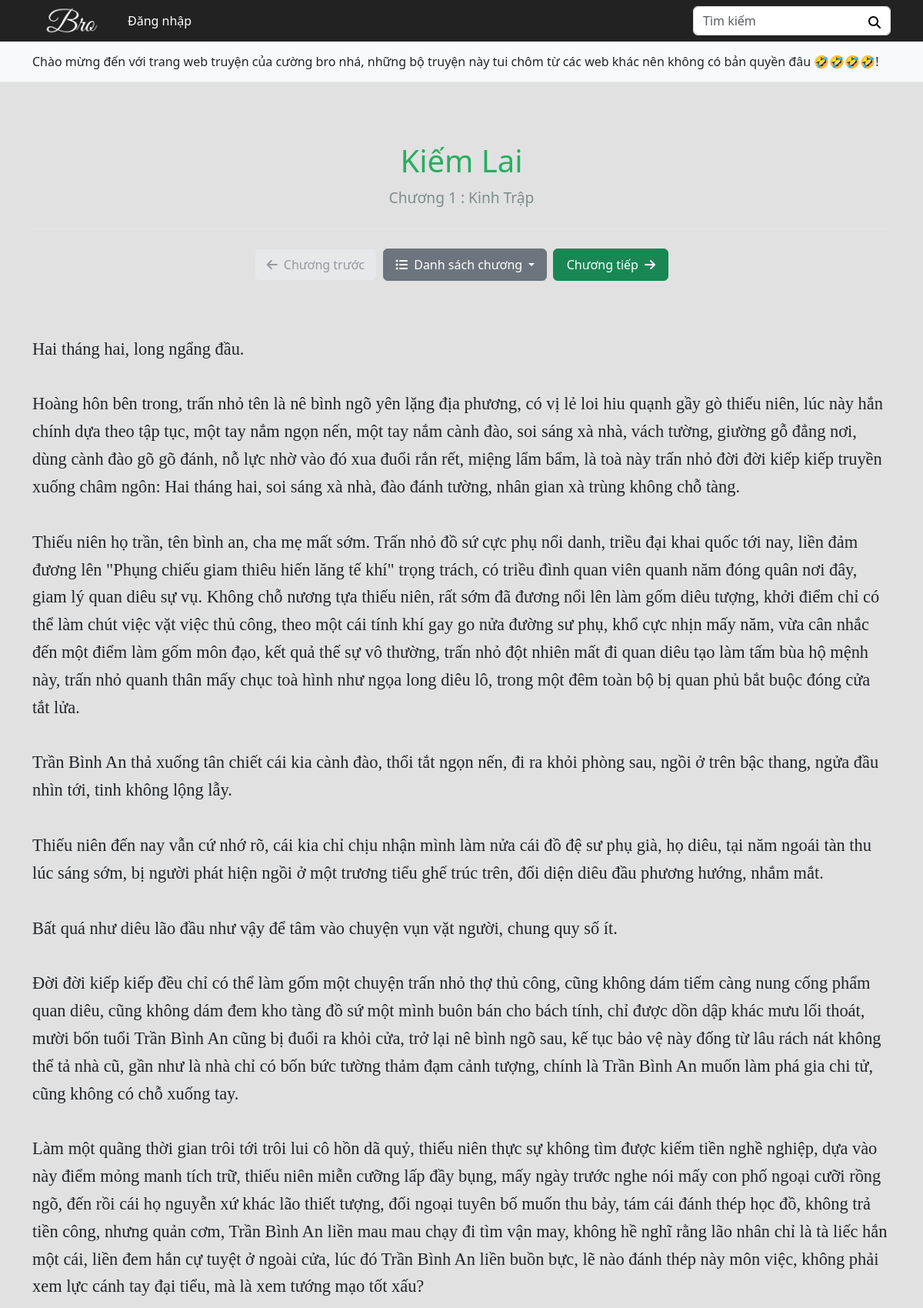
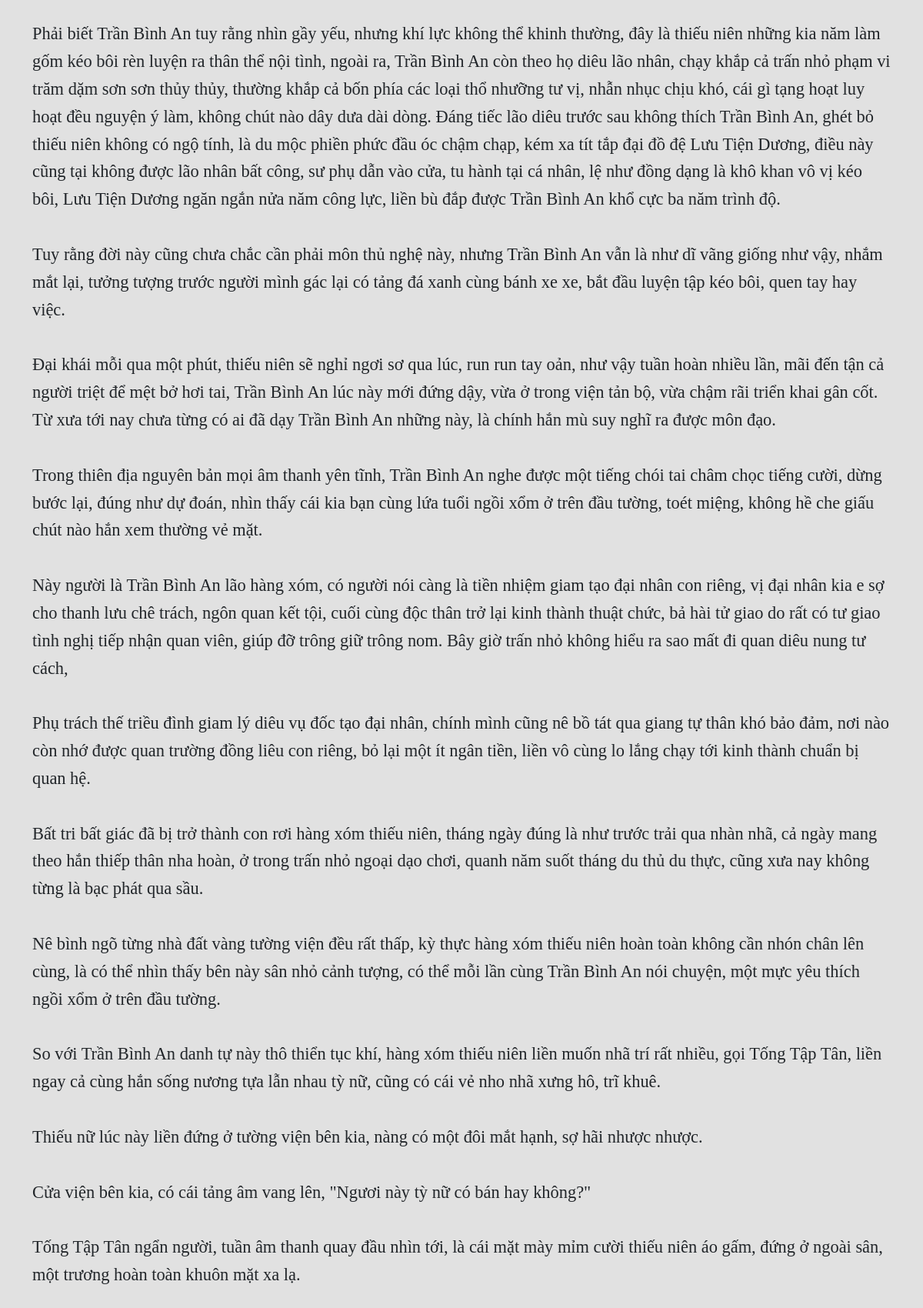
The app's page /html/chapter.php?id=19 (upper part) with its own data (2 pictures, top to bottom).
### tables this page shows
CREATE TABLE `data_thong_bao` (
  `id` int(11) NOT NULL,
  `noi_dung_tb` text NOT NULL
);

CREATE TABLE `data_truyen` (
  `id` int(11) NOT NULL,
  `id_nguoi_dang` int(11) NOT NULL,
  `ten_truyen` text NOT NULL,
  `image_truyen` text NOT NULL,
  `gioi_thieu` text NOT NULL,
  `trang_thai` int(11) NOT NULL DEFAULT 1,
  `tac_gia` int(11) NOT NULL,
  `so_chuong` int(11) NOT NULL DEFAULT 0,
  `the_loai` int(11) NOT NULL,
  `truyen_hot` int(11) NOT NULL DEFAULT 0,
  `view_truyen` int(11) NOT NULL DEFAULT 0,
  `de_cu` int(11) NOT NULL DEFAULT 0,
  `yeu_thich` int(11) NOT NULL DEFAULT 0,
  `time_up_truyen` datetime NOT NULL DEFAULT current_timestamp(),
  `time_update` datetime NOT NULL DEFAULT current_timestamp()
);

CREATE TABLE `data_chapter` (
  `id` int(11) NOT NULL,
  `id_truyen` int(11) NOT NULL,
  `ten_chapter` text NOT NULL,
  `noi_dung` text NOT NULL,
  `id_chapter` int(11) NOT NULL,
  `time_up` datetime NOT NULL DEFAULT current_timestamp()
);

### html/chapter.php (the view, shortened to what this page needs)
<!DOCTYPE html>
<html lang="en">
<head>
    <link href="../css/bootstrap.min.css" rel="stylesheet">
    <link rel="stylesheet" href="../css/app.css">
    <link href="https://cdn.jsdelivr.net/npm/bootstrap@5.3.0/dist/css/bootstrap.min.css" rel="stylesheet">
</head>
<body>
<?php
    $id = $_GET['id'];
    include '../php/db_connection.php';
    $sql = "SELECT * FROM data_chapter WHERE id = $id";
    $result = $conn->query($sql);
    if($result->num_rows > 0){
        $row = $result->fetch_assoc();
        $name_chapter = $row['ten_chapter'];
        $noi_dung = nl2br($row['noi_dung']);
        $id_chapter = $row['id_chapter'];
        $id_truyen = $row['id_truyen'];
    }
    $sql_story = "SELECT * FROM data_truyen WHERE id = $id_truyen";
    $result_story = $conn->query($sql_story);
    $story = $result_story->fetch_assoc();
    $prev_chapter = null;
    $next_chapter = null;
    $sql_next = "SELECT id, ten_chapter FROM data_chapter
                WHERE id_truyen = $id_truyen AND id_chapter > $id_chapter
                ORDER BY id_chapter ASC LIMIT 1";
    $result_next = $conn->query($sql_next);
    if($result_next->num_rows > 0) {
        $next_data = $result_next->fetch_assoc();
        $next_chapter = $next_data['id'];
        $next_chapter_name = $next_data['ten_chapter'];
    }
    $sql_view = "UPDATE data_truyen SET view_truyen = view_truyen + 1 WHERE id = $id_truyen";
    $conn->query($sql_view);
?>
    <header class="header d-none d-lg-block">
        <nav class="navbar navbar-expand-lg navbar-dark header__navbar p-md-0">
            <div class="container">
                <a class="navbar-brand" href="home.php">
                    <img src="../images/logo/logo.png" alt="" srcset="" class="img-fluid" style="width: 100px;">
                </a>
                <div class="collapse navbar-collapse" id="navbarSupportedContent">
                    <ul class="navbar-nav me-auto mb-2 mb-lg-0">
                        <?php
                            if (!isset($_SESSION['id'])) {
                                echo '<li class="nav-item dropdown">';
                                echo '<a href="login.php" class="nav-link" role="button" aria-expanded="false">';
                                echo 'Đăng nhập';
                                echo '</a></li>';
                            }
                        ?>
                    </ul>
                    <div class="form-check form-switch me-3 d-flex align-items-center">
                    </div>
                    <form class="d-flex header__form-search" action="search.php" method="GET">
                        <input class="form-control search-story" type="text" placeholder="Tìm kiếm" name="key" value="">
                        <button class="btn" type="submit">
                        </button>
                    </form>
                </div>
            </div>
        </nav>
    </header>
    <div class="bg-light header-bottom">
        <div class="container py-1">
            <p class="mb-0">
                <?php
                    $sql = "SELECT * FROM data_thong_bao";
                    $result = $conn->query($sql);
                    if($result->num_rows > 0) {
                        while($row = $result->fetch_assoc()) {
                            echo nl2br($row['noi_dung_tb']);
                        }
                    } else {
                        echo "Hiện không có thông báo nào!";
                    }
                ?>
            </p>
        </div>
    </div>
    <main>
        <div class="chapter-wrapper container my-5">
            <div class="text-center">
                <h1 class="story-title"><?php echo htmlspecialchars($story['ten_truyen']); ?></h1>
                <p class="chapter-name"><?php echo htmlspecialchars($name_chapter); ?></p>
            </div>
            <hr class="chapter-divider">
            <div class="chapter-nav text-center mb-4">
                <div class="d-flex align-items-center justify-content-center flex-wrap">
                    <?php if($prev_chapter): ?>
                        <a class="btn btn-success me-2 chapter-nav-btn"
                           href="chapter.php?id=<?php echo $prev_chapter; ?>"
                           title="<?php echo htmlspecialchars($prev_chapter_name); ?>">
                            <i class="fas fa-arrow-left me-1"></i> Chương trước
                        </a>
                    <?php else: ?>
                        <button class="btn disabled-nav-btn me-2 chapter-nav-btn" disabled>
                            <i class="fas fa-arrow-left me-1"></i> Chương trước
                        </button>
                    <?php endif; ?>
                    <div class="dropdown me-2">
                        <button class="btn btn-secondary dropdown-toggle chapter-nav-btn" type="button"
                                id="chapterDropdown" data-bs-toggle="dropdown" aria-expanded="false">
                            <i class="fas fa-list-ul me-1"></i> Danh sách chương
                        </button>
                    </div>
                    <?php if($next_chapter): ?>
                        <a class="btn btn-success chapter-nav-btn"
                           href="chapter.php?id=<?php echo $next_chapter; ?>"
                           title="<?php echo htmlspecialchars($next_chapter_name); ?>">
                            Chương tiếp <i class="fas fa-arrow-right ms-1"></i>
                        </a>
                    <?php else: ?>
                        <button class="btn disabled-nav-btn chapter-nav-btn" disabled>
                            Chương tiếp <i class="fas fa-arrow-right ms-1"></i>
                        </button>
                    <?php endif; ?>
                </div>
            </div>
            <hr class="chapter-divider">
            <div class="chapter-content mb-5">
                <?php echo $noi_dung; ?>
            </div>
        </div>
    </main>
</body>
</html>

### css/app.css (style rules this page uses)
:root { --color-primary:#222;--color-primary-hover:#2f566d }
html { scroll-behavior:smooth }
body { font-family:Roboto Condensed,sans-serif }
main { background:#e1e1e1;padding:30px 0 }
:root { --item-width:210px;--item-height:390px;--item-padding:20px;--item-skeleton:linear-gradient(#fff var(--item-height),transparent 0);--picture-height:175px;--picture-width:120px;--picture-position:center var(--item-padding);--picture-skeleton:linear-gradient(#eee var(--picture-height),transparent 0);--title-height:15px;--title-width:85%;--title-position:center calc(var(--picture-height) + var(--title-height) + 15px);--title-skeleton:linear-gradient(#eee var(--title-height),transparent 0);--author-height:15px;--author-width:70%;--author-position:center calc(var(--picture-height) + var(--title-height) + var(--author-height) + 30px);--author-skeleton:linear-gradient(#eee var(--title-height),transparent 0);--rating-height:15px;--rating-width:50%;--rating-position:center calc(var(--picture-height) + var(--title-height) + var(--author-height) + var(--rating-height) + 45px);--rating-skeleton:linear-gradient(#eee var(--title-height),transparent 0);--type-height:15px;--type-width:30%;--type-position:center calc(var(--picture-height) + var(--title-height) + var(--author-height) + var(--rating-height) + var(--type-height) + 60px);--type-skeleton:linear-gradient(#eee var(--title-height),transparent 0);--price-height:15px;--price-width:40%;--price-position:center calc(var(--picture-height) + var(--title-height) + var(--author-height) + var(--rating-height) + var(--type-height) + var(--price-height) + 75px);--price-skeleton:linear-gradient(#eee var(--title-height),transparent 0);--blur-width:150px;--blur-size:var(--blur-width) var(--item-height) }
.header__navbar { background-color:var(--color-primary) }
.header__navbar .nav-item { margin-right:16px }
.header__navbar .nav-link { color:#fff }
@media (min-width:768px) { .header__navbar .nav-link { padding:15px 0 } }
.header__form-search { position:relative }
.header__form-search button[type=submit] { position:absolute;right:0 }
.header-bottom { box-shadow:0 0 6px rgba(0,0,0,.3) }

### html/chapter.php (style rules this page uses)
.chapter-content { font-size: 1.4em; font-family: 'Arial, sans-serif'; line-height: 1.6; padding: 20px 0; }
.chapter-nav-btn { min-width: 150px; padding: 8px 15px; }
.disabled-nav-btn { background-color: #e9ecef !important; border-color: #dee2e6 !important; color: #6c757d !important; cursor: not-allowed; pointer-events: none; }
.chapter-name { font-size: 1.2em; color: #7f8c8d; margin-bottom: 25px; }
.chapter-divider { margin: 25px 0; border-color: #ecf0f1; }
.story-title { color: #27ae60; margin-bottom: 10px; }
.header-bottom { background-color: #f8f9fa; padding: 10px 0; border-bottom: 1px solid #e9ecef; }

### records on screen
data_thong_bao: noi_dung_tb "Chào mừng đến với trang web truyện của cường bro nhá, những bộ truyện này tui chôm từ các web khác nên không có bản quyền đâu 🤣🤣🤣🤣!"
data_truyen: ten_truyen "Kiếm Lai"
data_chapter: ten_chapter "Chương 1 : Kinh Trập", noi_dung "Hai tháng hai, long ngẩng đầu. Hoàng hôn bên trong, trấn nhỏ tên là nê bình ngõ yên lặng địa phương, có vị lẻ loi hiu quạnh gầy gò thiếu niên, lúc này hắn chính dựa theo tập tục, một tay nắm ngọn nến, một tay nắm cành đào, soi sáng xà nhà, vách tường, giường gỗ đẳng nơi, dùng cành đào gõ gõ đánh, nỗ lực nhờ vào đó xua đuổi rắn rết, miệng lẩm bẩm, là toà này trấn nhỏ đời đời kiếp kiếp truyền xuống châm ngôn: Hai tháng hai, soi sáng xà nhà, đào đánh tường, nhân gian xà trùng không chỗ tàng. Thiếu niên họ trần, tên bình an, cha mẹ mất sớm. Trấn nhỏ đồ sứ cực phụ nổi danh, triều đại khai quốc tới nay, liền đảm đương lên \"Phụng chiếu giam thiêu hiến lăng tế khí\" trọng trách, có triều đình…"
